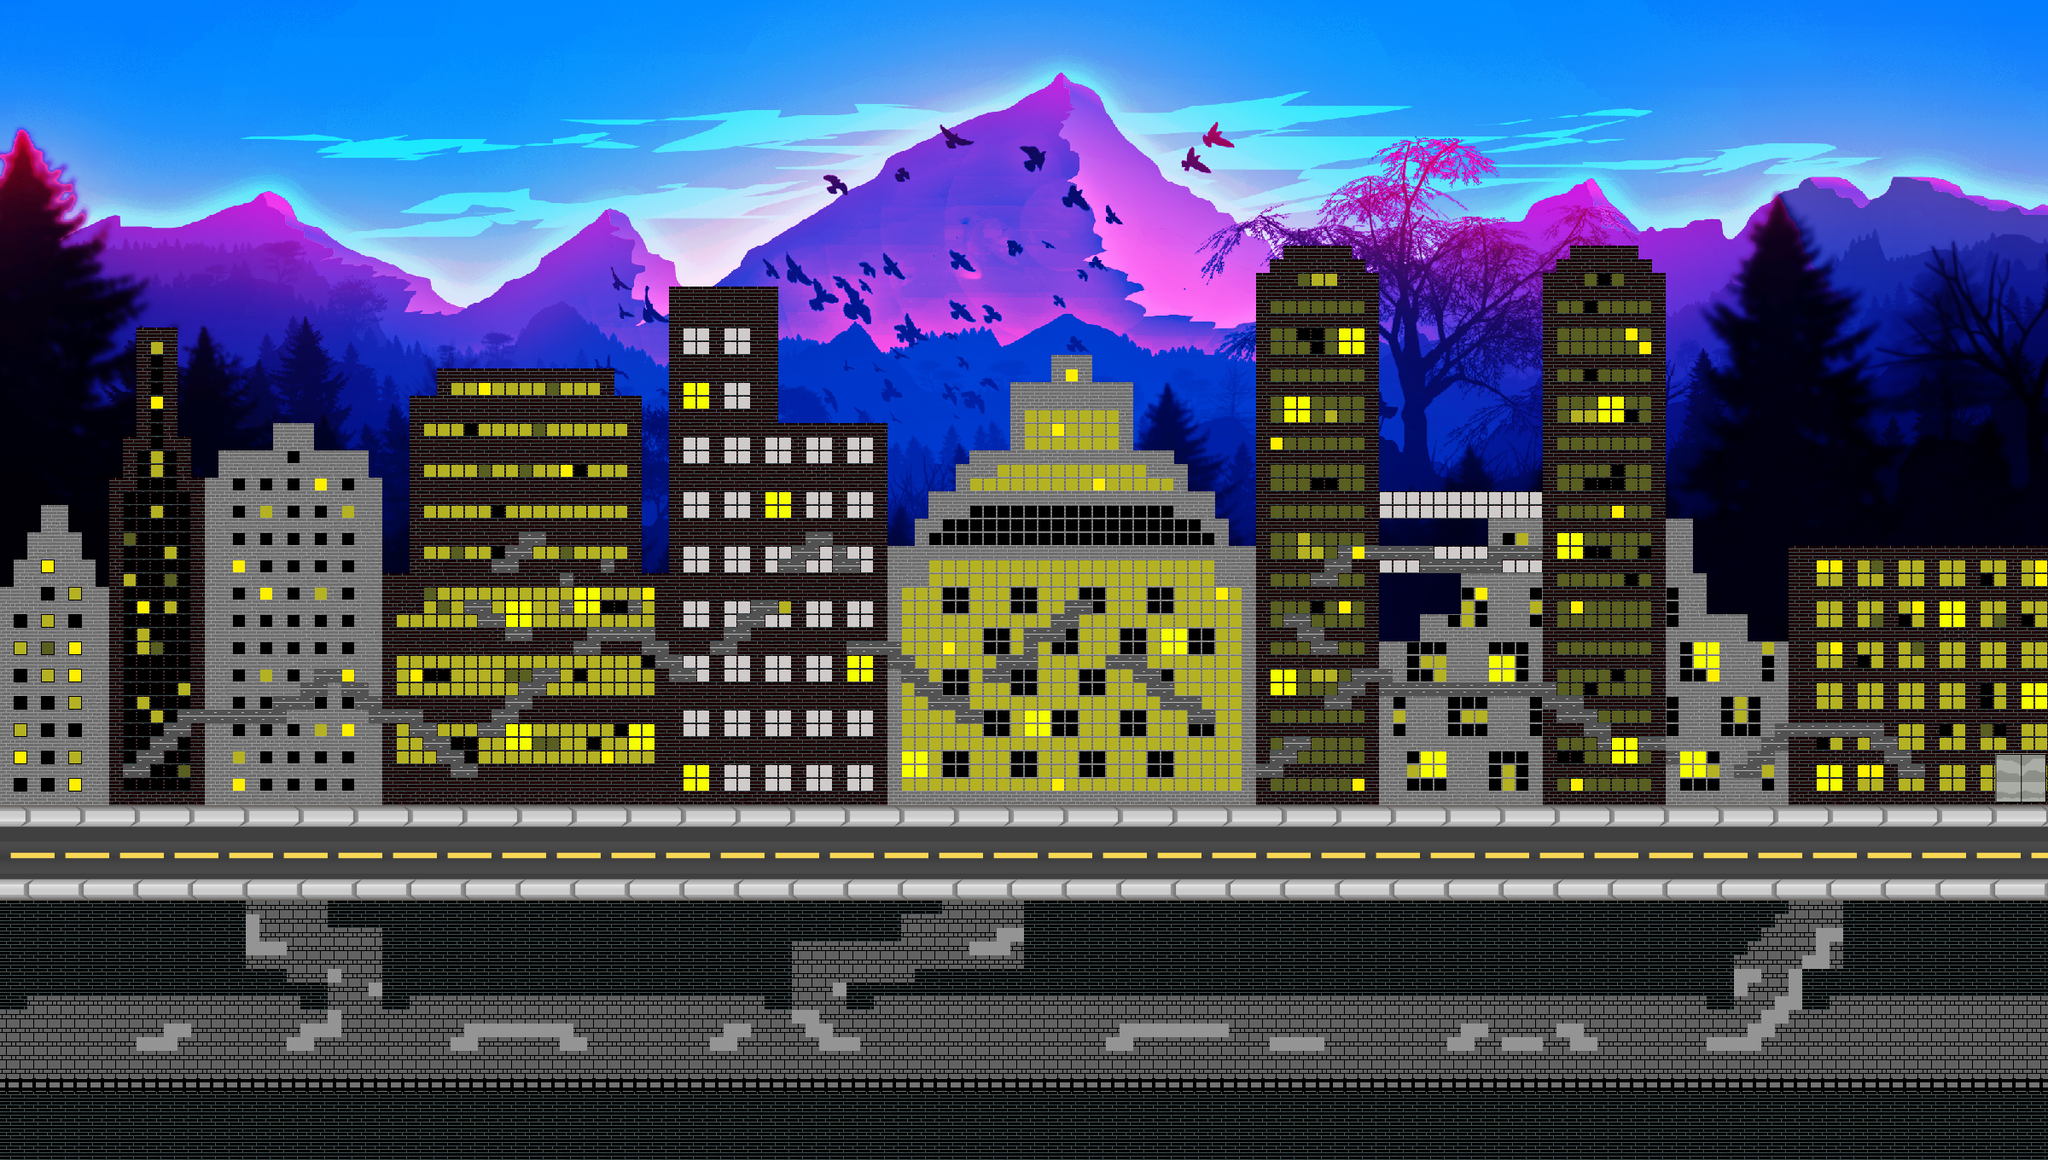

Tiled map render using the project's own tile images. Description and the map definition, with tile-layer contents summarised, below:
An orthogonal 150x85 tile map with 16x16 px tiles, 12 tile layers (Tile Layer 1, Subway, Road, Buildings, ...), 12 tilesets, 2 image layers.

<map version="1.2" tiledversion="1.2.1" orientation="orthogonal" renderorder="right-down" width="150" height="85" tilewidth="16" tileheight="16" infinite="0" nextlayerid="17" nextobjectid="1">
 <tileset firstgid="1" source="Buildings.tsx" />
 <tileset firstgid="5" source="BuildingsTwo.tsx" />
 <tileset firstgid="6" source="Windows.tsx" />
 <tileset firstgid="10" source="ElevatorTileset.tsx" />
 <tileset firstgid="26" source="SmallWindowAnimation.tsx" />
 <tileset firstgid="31" source="AnimatedWindows.tsx" />
 <tileset firstgid="36" name="road" tilewidth="16" tileheight="16" tilecount="2080" columns="52">
  <image source="road.png" width="840" height="650" />
 </tileset>
 <tileset firstgid="2116" name="SubwayTile" tilewidth="16" tileheight="16" tilecount="1" columns="1">
  <image source="SubwayTile.bmp" width="16" height="16" />
 </tileset>
 <tileset firstgid="2117" name="SubwayTrack" tilewidth="16" tileheight="16" tilecount="1" columns="1">
  <image source="SubwayTrack.bmp" width="16" height="16" />
 </tileset>
 <tileset firstgid="2118" name="SubwayTileBlack" tilewidth="16" tileheight="16" tilecount="4" columns="2">
  <image source="SubwayTileBlack.png" width="32" height="32" />
 </tileset>
 <tileset firstgid="2122" name="FireEscape" tilewidth="16" tileheight="16" tilecount="1" columns="1">
  <image source="FireEscape.bmp" width="16" height="16" />
 </tileset>
 <tileset firstgid="2123" name="GreySubwayBlock1" tilewidth="16" tileheight="16" tilecount="1" columns="1">
  <image source="GreySubwayBlock1.bmp" width="16" height="16" />
 </tileset>
 <layer id="1" name="Tile Layer 1" width="150" height="85" locked="1">
  <data>[12750 cells, 0 non-empty, 0 distinct tile ids]</data>
 </layer>
 <imagelayer id="2" name="Background" locked="1">
  <image source="FullBackgroundTileset.png" width="2400" height="1360" />
 </imagelayer>
 <imagelayer id="13" name="SewerBackground" locked="1" offsetx="0" offsety="944">
  <image source="SewerBackground.png" width="2400" height="416" />
 </imagelayer>
 <layer id="15" name="Subway" width="150" height="85">
  <data>[12750 cells, 2850 non-empty, 3 distinct tile ids]</data>
 </layer>
 <layer id="14" name="Road" width="150" height="85">
  <data>[12750 cells, 1050 non-empty, 20 distinct tile ids]</data>
 </layer>
 <layer id="4" name="Buildings" width="150" height="85" locked="1" offsetx="0" offsety="32">
  <data>[12750 cells, 3153 non-empty, 9 distinct tile ids]</data>
 </layer>
 <layer id="5" name="Windows" width="150" height="85" locked="1">
  <data>[12750 cells, 1725 non-empty, 4 distinct tile ids]</data>
 </layer>
 <layer id="16" name="FireEscape" width="150" height="85">
  <data>[12750 cells, 326 non-empty, 2 distinct tile ids]</data>
 </layer>
 <layer id="6" name="Tile Layer 4" width="150" height="85" locked="1">
  <data>[12750 cells, 0 non-empty, 0 distinct tile ids]</data>
 </layer>
 <layer id="7" name="Elevator" width="150" height="85" locked="1">
  <data>[12750 cells, 16 non-empty, 16 distinct tile ids]</data>
 </layer>
 <layer id="8" name="Tile Layer 6" width="150" height="85" locked="1">
  <data>[12750 cells, 52 non-empty, 5 distinct tile ids]</data>
 </layer>
 <layer id="10" name="SmallerAnimation" width="150" height="85">
  <data>[12750 cells, 43 non-empty, 1 distinct tile ids]</data>
 </layer>
 <layer id="11" name="AnimatedWindows" width="150" height="85">
  <data>[12750 cells, 26 non-empty, 2 distinct tile ids]</data>
 </layer>
 <layer id="12" name="Tile Layer 9" width="150" height="85">
  <data>[12750 cells, 7 non-empty, 5 distinct tile ids]</data>
 </layer>
</map>
